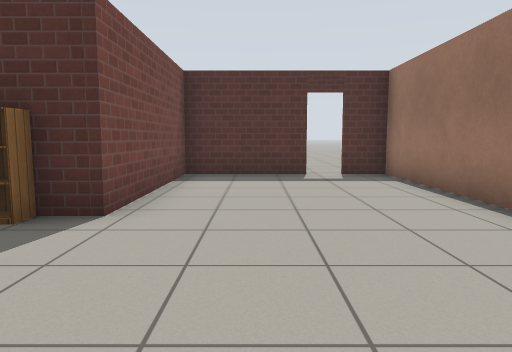
view 1 (above)

20 first-person views from a walk through a world built for the Gazebo simulator. The camera is 0.9 m above the floor, tilts 6° down and sees 70° across. The floor is counted in squares, 1 m on a side. Each view is taken from the middle of a square. On the plan, view 1 faces up. The plan holds only what a view shows up to about 12 squares ahead; the rest is blank. The robots in the file are not drawn. Gazebo's built-in surfaces are drawn with simple patterns.

view 2
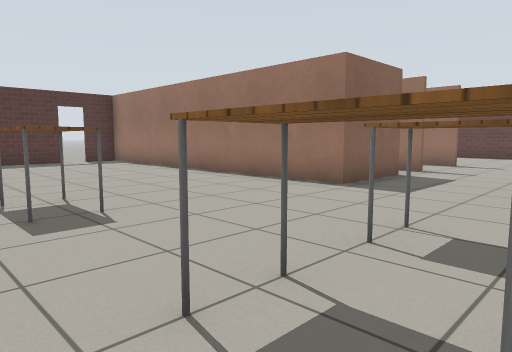

view 3
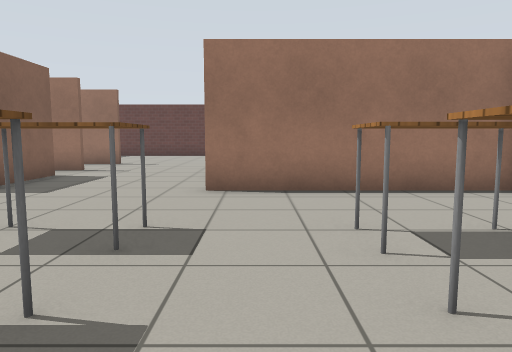

view 4
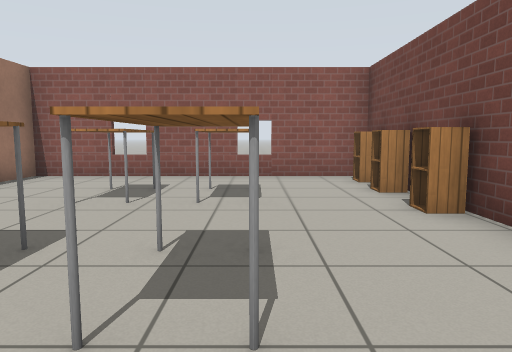

view 5
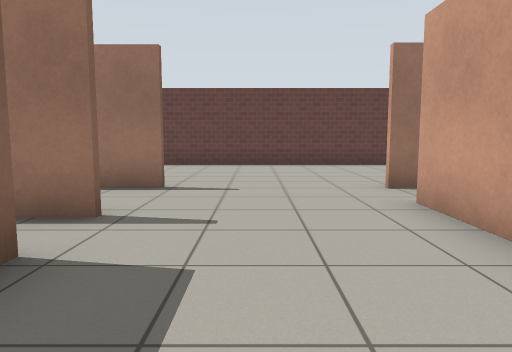

view 6
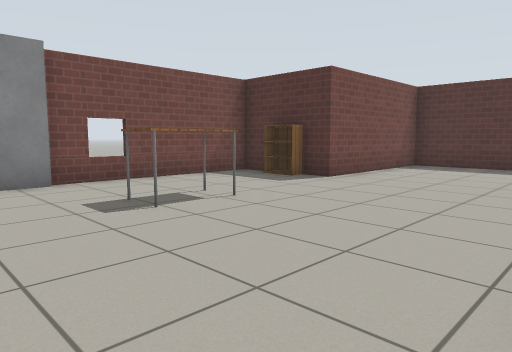

view 7
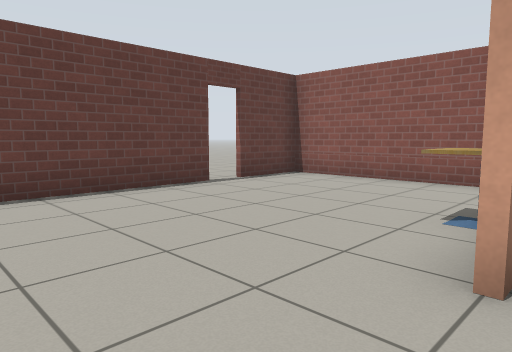

view 8
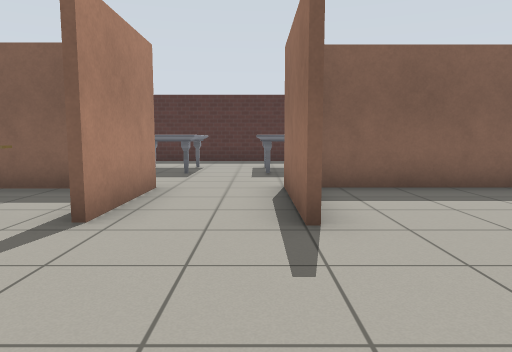

view 9
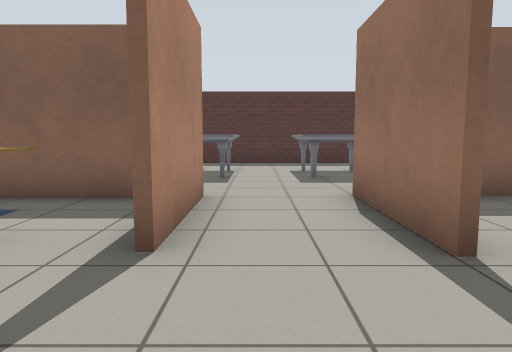

view 10
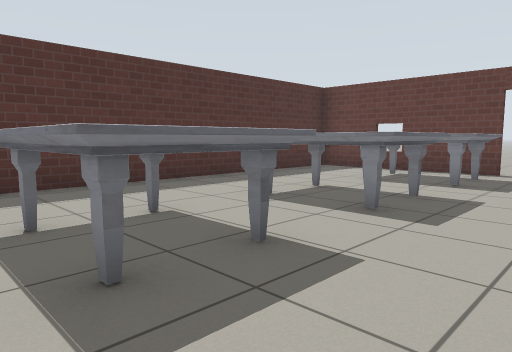

view 11
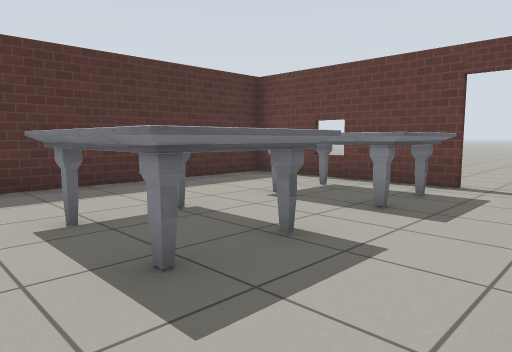

view 12
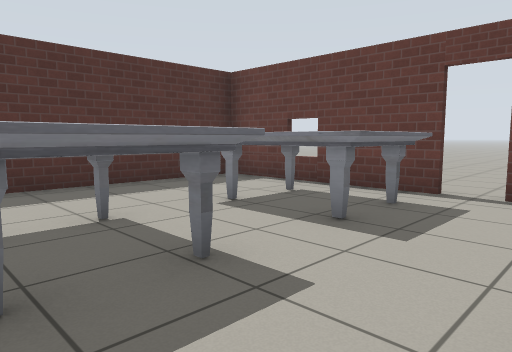

view 13
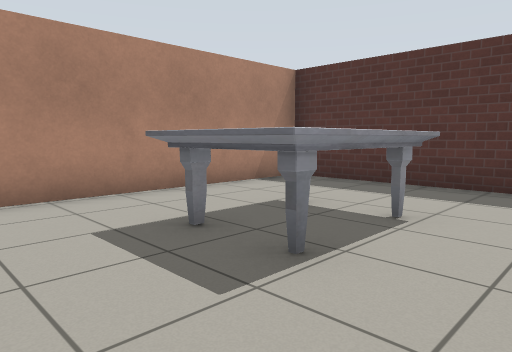

view 14
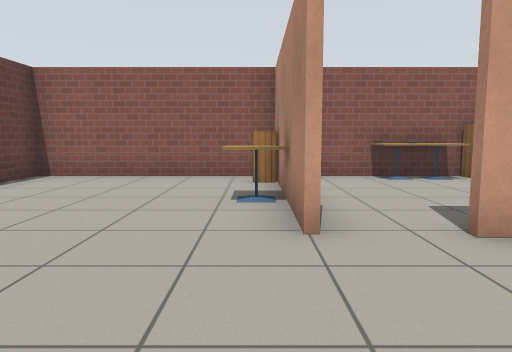

view 15
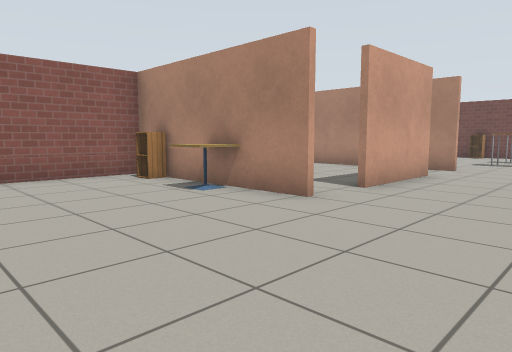

view 16
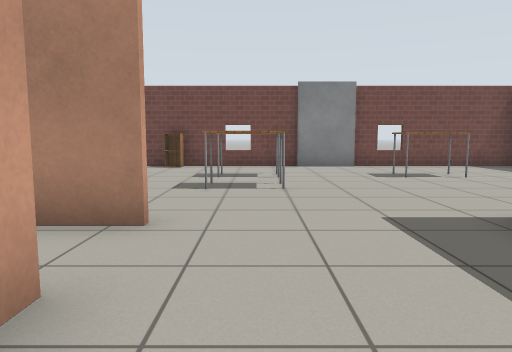

view 17
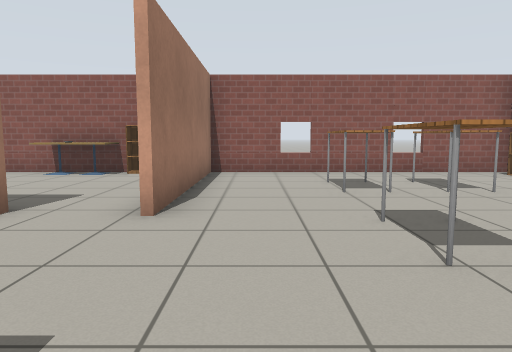

view 18
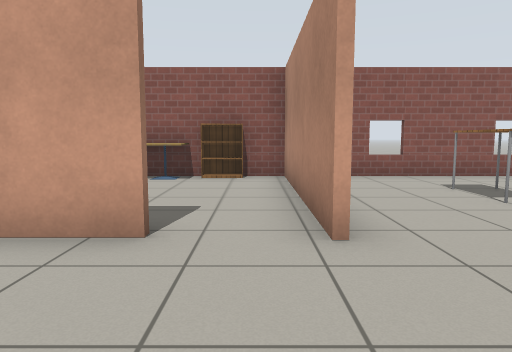

view 19
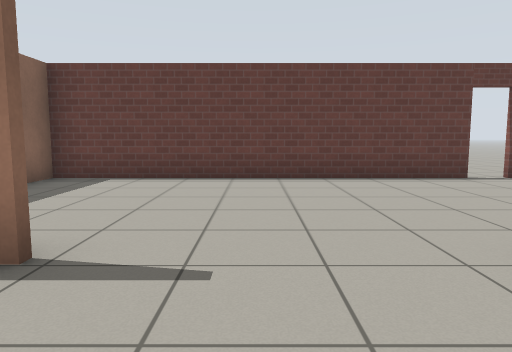

view 20
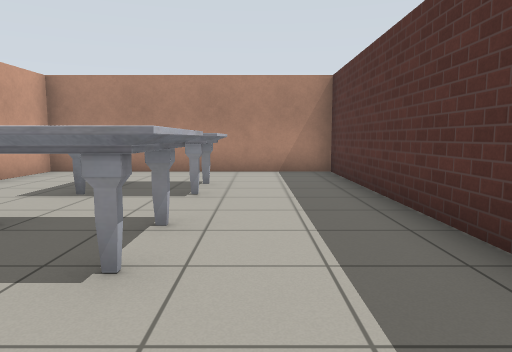

### Floor plan
Ten units are one square. View 1 is at (0, 0); x grows to the right and y downward. Boxes are objects, and circles mark ways between rooms. Rooms are numbered by the first view taken in them; rooms with no view inside come last. Other rooms are left out.
<svg viewBox="-51 -95 207 206">
<path fill="none" stroke="#000" d="M50 52 81 52M58 12 32 12 32 -90M70 12 70 2M72 -16 72 12M95 14 95 -17M96 52 96 106 151 106 151 86M32 106 32 51M-46 26 -46 106 30 106M-34 -41 -46 -41 -46 9M151 78 151 -15 101 -15M13 -90 -17 -90 -17 -41M151 -40 151 -90 21 -90M33 -90 33 -16 46 -16M64 106 86 106M33 51 33 106M30 106 45 106M95 59 95 53M63 -15 41 -15"/>
<rect x="-45" y="95" width="10" height="10" fill="#bbb"><title>cabinet</title></rect>
<rect x="-45" y="75" width="10" height="10" fill="#bbb"><title>cabinet</title></rect>
<rect x="-45" y="65" width="10" height="10" fill="#bbb"><title>cabinet</title></rect>
<rect x="-45" y="15" width="10" height="10" fill="#bbb"><title>grey box</title></rect>
<rect x="-25" y="65" width="20" height="20" fill="#bbb"><title>table</title></rect>
<rect x="-25" y="35" width="20" height="20" fill="#bbb"><title>table</title></rect>
<rect x="-25" y="-15" width="20" height="20" fill="#bbb"><title>table</title></rect>
<rect x="-5" y="65" width="10" height="20" fill="#bbb"><title>table</title></rect>
<rect x="-5" y="35" width="10" height="20" fill="#bbb"><title>table</title></rect>
<rect x="95" y="95" width="10" height="10" fill="#bbb"><title>cabinet</title></rect>
<rect x="95" y="65" width="10" height="20" fill="#bbb"><title>cafe table</title></rect>
<rect x="55" y="-65" width="20" height="30" fill="#bbb"><title>marble table</title></rect>
<rect x="85" y="-65" width="30" height="30" fill="#bbb"><title>marble table</title></rect>
<rect x="115" y="-65" width="30" height="30" fill="#bbb"><title>marble table</title></rect>
<rect x="35" y="95" width="20" height="10" fill="#bbb"><title>bookshelf</title></rect>
<rect x="55" y="95" width="10" height="10" fill="#bbb"><title>cafe table</title></rect>
<rect x="65" y="95" width="10" height="10" fill="#bbb"><title>other object</title></rect>
<rect x="35" y="-15" width="20" height="20" fill="#bbb"><title>cafe table</title></rect>
<circle cx="85" cy="-10" r="3" fill="#2a7"/>
<circle cx="45" cy="50" r="3" fill="#2a7"/>
<circle cx="60" cy="10" r="3" fill="#2a7"/>
<text x="40" y="30">1</text>
<text x="90" y="-50">2</text>
<text x="60" y="80">3</text>
<text x="50" y="0">4</text>
</svg>
Room 1 opens to room 2. Room 1 opens to room 3. Room 1 opens to room 4.

Where each view was taken, in squares from view 1:
view 1: 0 up, 0 right, facing up
view 2: 5 down, 3 left, facing up-right
view 3: 6 down, 3 left, facing right
view 4: 2 down, 2 left, facing down
view 5: 3 down, 3 right, facing right
view 6: 3 down, 3 right, facing up-left
view 7: 3 down, 9 right, facing down-right
view 8: 5 down, 9 right, facing up
view 9: 4 down, 8 right, facing up
view 10: 2 up, 5 right, facing up-right
view 11: 2 up, 8 right, facing up-right
view 12: 2 up, 9 right, facing up-right
view 13: 2 up, 9 right, facing up-left
view 14: 2 down, 10 right, facing down
view 15: 2 down, 14 right, facing down-left
view 16: 4 down, 7 right, facing left
view 17: 1 down, 2 right, facing down
view 18: 2 down, 4 right, facing down
view 19: 3 down, 7 right, facing right
view 20: 7 up, 13 right, facing left
